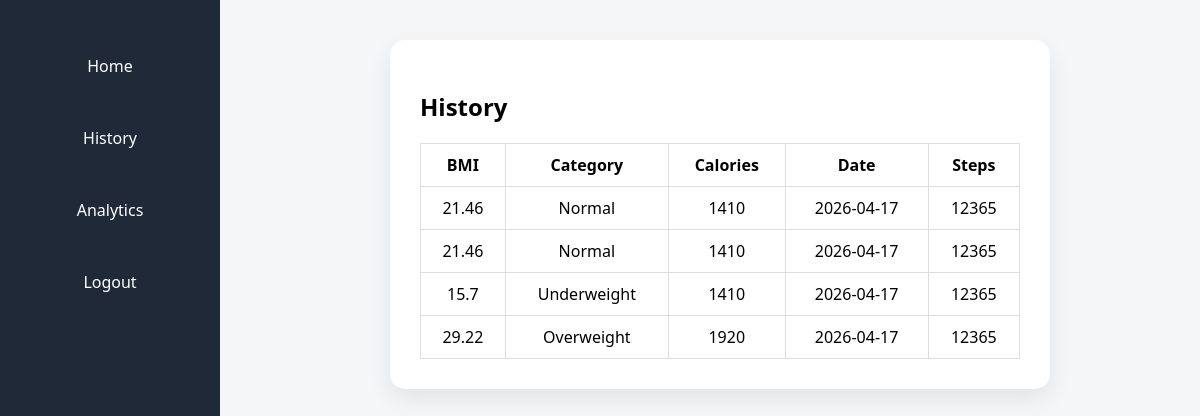
Screenshot of /history (signed in) with the database file from the repository.
### tables this page shows
CREATE TABLE history (
        id INTEGER PRIMARY KEY,
        username TEXT,
        bmi REAL,
        category TEXT,
        calories INTEGER,
        date TEXT,
        steps INTEGER
    );

### app.py (the view)
@app.route("/history")
def history():
    if "user" not in session:
        return redirect("/login")
    conn=sqlite3.connect("users.db")
    c=conn.cursor()
    c.execute("SELECT bmi,category,calories,date,steps FROM history WHERE username=? ORDER BY date DESC",(session["user"],))
    data=c.fetchall()
    conn.close()
    return render_template("history.html",data=data)

### templates/history.html (shortened to what this page needs)
<!DOCTYPE html>
<html>
<head>
<link rel="stylesheet" href="{{ url_for('static', filename='style.css') }}">
</head>
<body>
<div class="navbar">
<a href="/">Home</a>
<a href="/history">History</a>
<a href="/analytics">Analytics</a>
<a href="/logout">Logout</a>
</div>
<div class="container">
<div class="card">
<h2>History</h2>
<table>
<tr><th>BMI</th><th>Category</th><th>Calories</th><th>Date</th><th>Steps</th></tr>
{% for row in data %}
<tr>
<td>{{ row[0] }}</td>
<td>{{ row[1] }}</td>
<td>{{ row[2] }}</td>
<td>{{ row[3] }}</td>
<td>{{ row[4] }}</td>
</tr>
{% endfor %}
</table>
</div>
</div>
</body>
</html>

### static/style.css (style rules this page uses)
body { margin: 0; font-family: "Segoe UI", sans-serif; background: #f4f6f8; }
.navbar { position: fixed; top: 0; left: 0; height: 100vh; width: 220px; background: #1f2937; padding-top: 30px; display: flex; flex-direction: column; align-items: center; }
.navbar a { color: white; text-decoration: none; margin: 15px 0; font-size: 16px; padding: 10px; width: 80%; text-align: center; border-radius: 8px; }
.container { margin-left: 240px; padding: 40px; display: flex; justify-content: center; }
.card { background: white; width: 100%; max-width: 600px; padding: 30px; border-radius: 15px; box-shadow: 0px 10px 25px rgba(0,0,0,0.08); }
table { width: 100%; border-collapse: collapse; margin-top: 20px; }
td, th { border: 1px solid #ddd; padding: 10px; text-align: center; }

### rows the page displays
history: bmi "21.46", category "Normal", calories "1410", date "2026-04-17", steps "12365"
history: bmi "21.46", category "Normal", calories "1410", date "2026-04-17", steps "12365"
history: bmi "15.7", category "Underweight", calories "1410", date "2026-04-17", steps "12365"
history: bmi "29.22", category "Overweight", calories "1920", date "2026-04-17", steps "12365"
